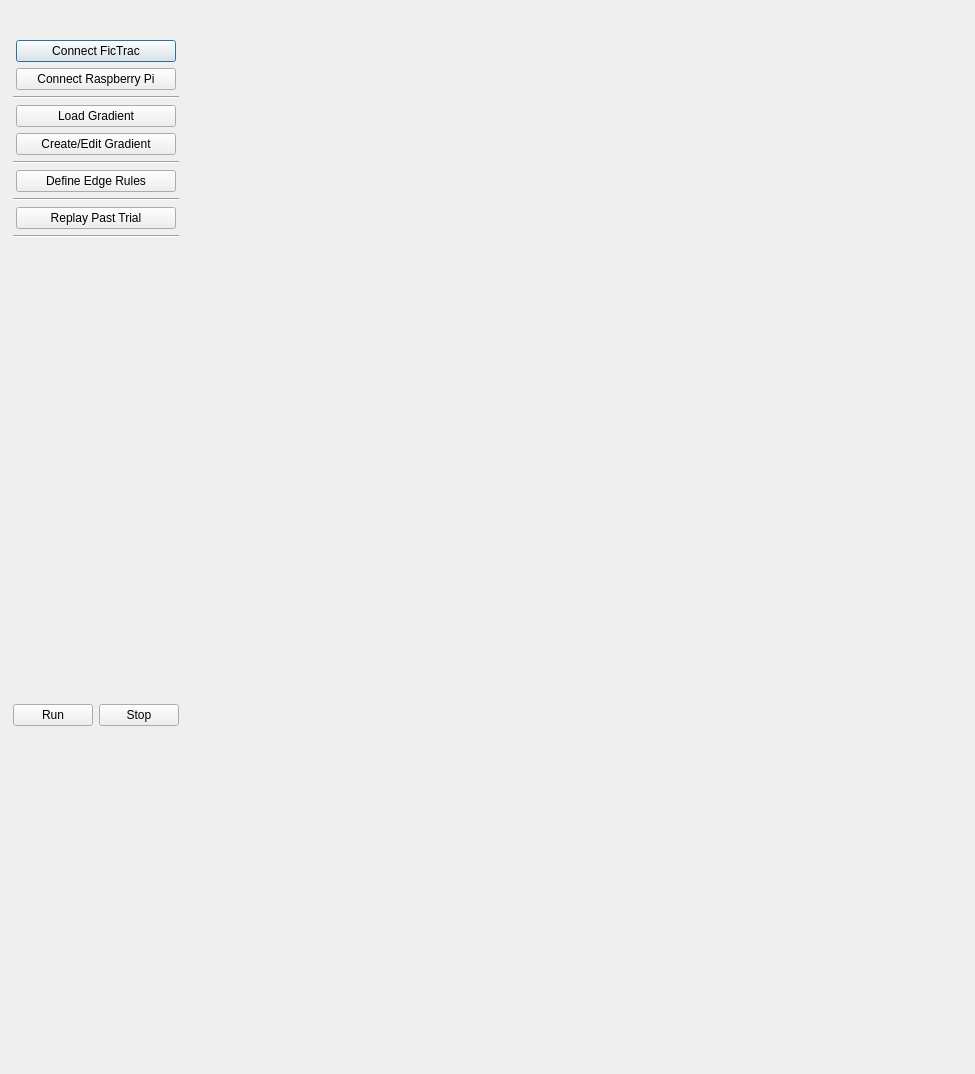
<?xml version="1.0" encoding="UTF-8"?>
<ui version="4.0">
 <class>Dialog</class>
 <widget class="QDialog" name="Dialog">
  <property name="geometry">
   <rect>
    <x>0</x>
    <y>0</y>
    <width>975</width>
    <height>1074</height>
   </rect>
  </property>
  <property name="windowTitle">
   <string>Dialog</string>
  </property>
  <widget class="QWidget" name="horizontalLayoutWidget">
   <property name="geometry">
    <rect>
     <x>10</x>
     <y>20</y>
     <width>951</width>
     <height>1021</height>
    </rect>
   </property>
   <layout class="QHBoxLayout" name="horizontalLayout_2">
    <property name="sizeConstraint">
     <enum>QLayout::SetFixedSize</enum>
    </property>
    <item>
     <layout class="QVBoxLayout" name="verticalLayout_3"/>
    </item>
    <item>
     <layout class="QVBoxLayout" name="verticalLayout_2">
      <property name="leftMargin">
       <number>3</number>
      </property>
      <item>
       <spacer name="verticalSpacer_2">
        <property name="orientation">
         <enum>Qt::Vertical</enum>
        </property>
        <property name="sizeType">
         <enum>QSizePolicy::Fixed</enum>
        </property>
        <property name="sizeHint" stdset="0">
         <size>
          <width>20</width>
          <height>20</height>
         </size>
        </property>
       </spacer>
      </item>
      <item>
       <layout class="QHBoxLayout" name="horizontalLayout_4">
        <item>
         <widget class="QPushButton" name="connectFictracPB">
          <property name="minimumSize">
           <size>
            <width>160</width>
            <height>0</height>
           </size>
          </property>
          <property name="maximumSize">
           <size>
            <width>160</width>
            <height>16777215</height>
           </size>
          </property>
          <property name="text">
           <string>Connect FicTrac</string>
          </property>
         </widget>
        </item>
       </layout>
      </item>
      <item>
       <layout class="QHBoxLayout" name="horizontalLayout_5">
        <item>
         <widget class="QPushButton" name="connectRPiPB">
          <property name="minimumSize">
           <size>
            <width>160</width>
            <height>0</height>
           </size>
          </property>
          <property name="maximumSize">
           <size>
            <width>160</width>
            <height>16777215</height>
           </size>
          </property>
          <property name="text">
           <string>Connect Raspberry Pi</string>
          </property>
         </widget>
        </item>
       </layout>
      </item>
      <item>
       <widget class="Line" name="line">
        <property name="orientation">
         <enum>Qt::Horizontal</enum>
        </property>
       </widget>
      </item>
      <item>
       <layout class="QHBoxLayout" name="horizontalLayout_6">
        <item>
         <widget class="QPushButton" name="loadGradientPB">
          <property name="minimumSize">
           <size>
            <width>160</width>
            <height>0</height>
           </size>
          </property>
          <property name="maximumSize">
           <size>
            <width>160</width>
            <height>16777215</height>
           </size>
          </property>
          <property name="text">
           <string>Load Gradient</string>
          </property>
         </widget>
        </item>
       </layout>
      </item>
      <item>
       <layout class="QHBoxLayout" name="horizontalLayout_7">
        <item>
         <widget class="QPushButton" name="launchEditorPB">
          <property name="minimumSize">
           <size>
            <width>160</width>
            <height>0</height>
           </size>
          </property>
          <property name="maximumSize">
           <size>
            <width>160</width>
            <height>16777215</height>
           </size>
          </property>
          <property name="text">
           <string>Create/Edit Gradient</string>
          </property>
         </widget>
        </item>
       </layout>
      </item>
      <item>
       <widget class="Line" name="line_2">
        <property name="orientation">
         <enum>Qt::Horizontal</enum>
        </property>
       </widget>
      </item>
      <item>
       <layout class="QHBoxLayout" name="horizontalLayout_8">
        <item>
         <widget class="QPushButton" name="edgeRulesPB">
          <property name="minimumSize">
           <size>
            <width>160</width>
            <height>0</height>
           </size>
          </property>
          <property name="maximumSize">
           <size>
            <width>160</width>
            <height>16777215</height>
           </size>
          </property>
          <property name="text">
           <string>Define Edge Rules</string>
          </property>
         </widget>
        </item>
       </layout>
      </item>
      <item>
       <widget class="Line" name="line_5">
        <property name="orientation">
         <enum>Qt::Horizontal</enum>
        </property>
       </widget>
      </item>
      <item>
       <layout class="QHBoxLayout" name="horizontalLayout_9">
        <item>
         <widget class="QPushButton" name="replayPB">
          <property name="minimumSize">
           <size>
            <width>160</width>
            <height>0</height>
           </size>
          </property>
          <property name="maximumSize">
           <size>
            <width>160</width>
            <height>16777215</height>
           </size>
          </property>
          <property name="text">
           <string>Replay Past Trial</string>
          </property>
         </widget>
        </item>
       </layout>
      </item>
      <item>
       <widget class="Line" name="line_6">
        <property name="orientation">
         <enum>Qt::Horizontal</enum>
        </property>
       </widget>
      </item>
      <item>
       <spacer name="verticalSpacer">
        <property name="orientation">
         <enum>Qt::Vertical</enum>
        </property>
        <property name="sizeType">
         <enum>QSizePolicy::Fixed</enum>
        </property>
        <property name="sizeHint" stdset="0">
         <size>
          <width>20</width>
          <height>460</height>
         </size>
        </property>
       </spacer>
      </item>
      <item>
       <layout class="QHBoxLayout" name="horizontalLayout_3">
        <item>
         <widget class="QPushButton" name="runPB">
          <property name="text">
           <string>Run</string>
          </property>
         </widget>
        </item>
        <item>
         <widget class="QPushButton" name="stopPB">
          <property name="text">
           <string>Stop</string>
          </property>
         </widget>
        </item>
       </layout>
      </item>
     </layout>
    </item>
   </layout>
  </widget>
 </widget>
 <resources/>
 <connections/>
</ui>
